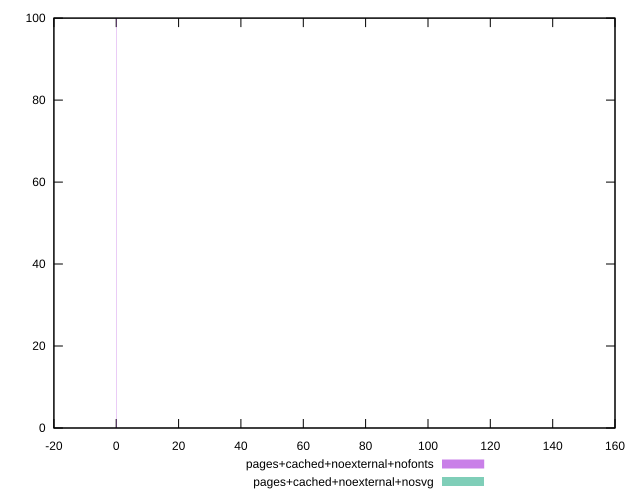

The script that saved this image:
reset
set terminal svg size 640, 500
set output "reprap/unminified-javascript/comparison/histogram/6_vs_7.svg"

$pagesCachedNoexternalNofonts <<EOF
0 100
EOF

$pagesCachedNoexternalNosvg <<EOF
0 99
150 1
EOF

set key outside below
set boxwidth 0.1
set yrange [0:100]
set style fill transparent solid 0.5 noborder

plot \
  $pagesCachedNoexternalNofonts title "pages+cached+noexternal+nofonts" with boxes, \
  $pagesCachedNoexternalNosvg title "pages+cached+noexternal+nosvg" with boxes, \


reset
